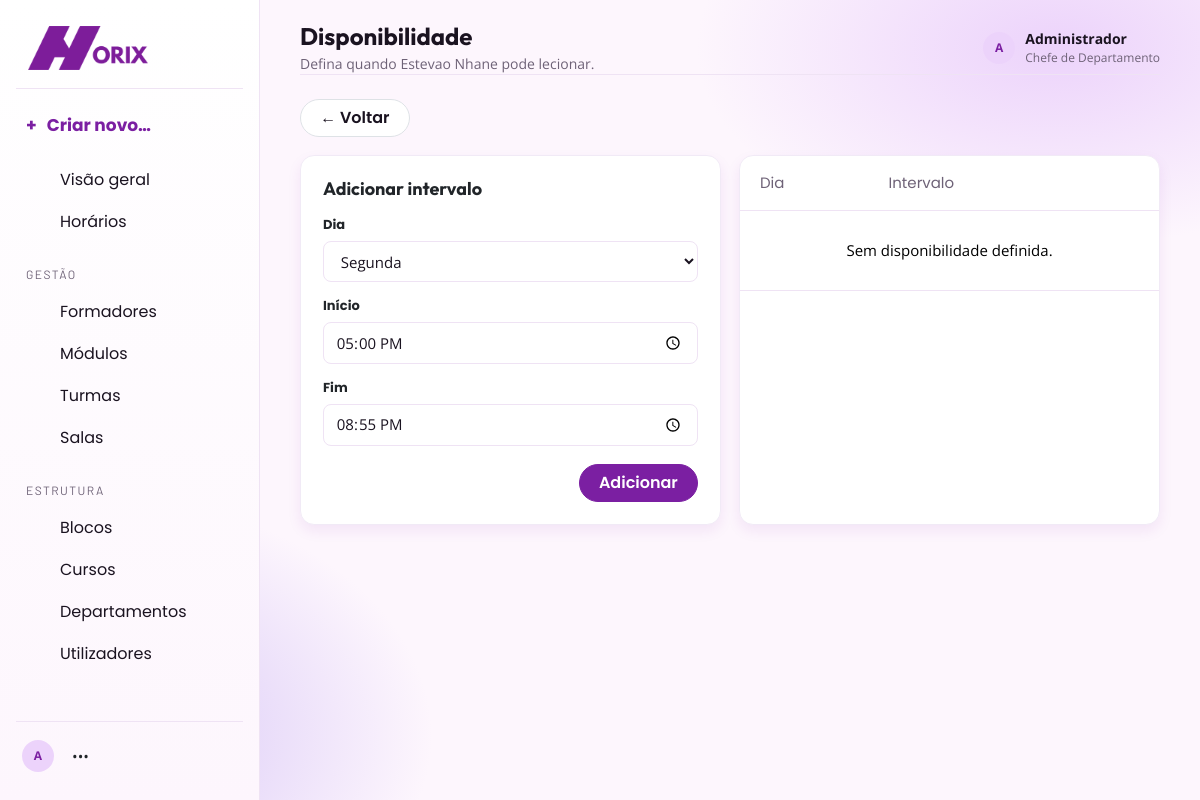
Screenshot of /View/html-php/Disponibilidade.php?id=4 (signed in) with the database file from the repository.
### tables this page shows
CREATE TABLE `utilizador` (
  `id_utilizador` int(11) NOT NULL,
  `nome` varchar(100) NOT NULL,
  `email` varchar(120) NOT NULL,
  `senha` varchar(255) NOT NULL,
  `perfil` enum('Chefe de Departamento','Formador') NOT NULL,
  `ativo` tinyint(1) NOT NULL DEFAULT 1,
  `criado_em` timestamp NOT NULL DEFAULT current_timestamp()
);

### Conexao/Conexao.php (called while the page is built, shortened)
<?php
function db(): mysqli
{
    static $con;
    if ($con instanceof mysqli) {
        return $con;
    }
    $con = new mysqli('localhost', 'root', '', 'gestao_horarios', "3306");
    $con->set_charset('utf8mb4');
    return $con;
}

### bootstrap.php (the view, shortened to what this page needs)
<?php
require_once __DIR__ . '/Conexao/Conexao.php';
function e($v): string
{
    return htmlspecialchars((string) $v, ENT_QUOTES, 'UTF-8');
}
function page_acl(): array
{
    $todos = [PERFIL_CHEFE, PERFIL_FORMADOR];
    $chefe = [PERFIL_CHEFE];
    return [
        'TelaPrincipal.php' => $todos,
        'GerarHorario.php' => $todos,
        'HorarioPDF.php' => $chefe,
        'Formador.php' => $chefe,
        'FormadorModulos.php' => $chefe,
        'Disponibilidade.php' => $chefe,
        'Modulo.php' => $chefe,
        'Turma.php' => $chefe,
        'Sala.php' => $chefe,
        'Bloco.php' => $chefe,
        'Curso.php' => $chefe,
        'Departamento.php' => $chefe,
        'Utilizador.php' => $chefe,
    ];
}
function logged(): bool
{
    return !empty($_SESSION['user']);
}
function refresh_session_user(): void
{
    static $done = false;
    if ($done || !logged()) {
        return;
    }
    $u = one(
        'SELECT id_utilizador,nome,email,perfil FROM utilizador WHERE id_utilizador=? AND ativo=1',
        'i',
        (int) ($_SESSION['user']['id'] ?? 0)
    );
}
function require_login(): void
{
    refresh_session_user();
}
function user(): array
{
    return $_SESSION['user'] ?? [];
}
function perfil(): string
{
    return (string) (user()['perfil'] ?? '');
}
function is_chefe(): bool
{
    return logged() && perfil() === PERFIL_CHEFE;
}
function can_manage(): bool
{
    return is_chefe();
}
function can_access(string $file): bool
{
    $acl = page_acl();
    return !isset($acl[$file]) || in_array(perfil(), $acl[$file], true);
}
function enforce_page_access(): void
{
    require_login();
}
function rows(string $sql, string $types = '', ...$args): array
{
    $st = db()->prepare($sql);
    if ($types) {
        $st->bind_param($types, ...$args);
    }
    $st->execute();
    $r = $st->get_result();
    return $r ? $r->fetch_all(MYSQLI_ASSOC) : [];
}
function one(string $sql, string $types = '', ...$args): ?array
{
    $a = rows($sql, $types, ...$args);
    return $a[0] ?? null;
}
function active(string $file): string
{
    return basename($_SERVER['PHP_SELF']) === $file ? 'active' : '';
}
function icon(string $name, int $size = 18): string
{
    $paths = [
        'dashboard' => '<rect x="3" y="3" width="7" height="7" rx="1"/><rect x="14" y="3" width="7" height="7" rx="1"/><rect x="3" y="14" width="7" height="7" rx="1"/><rect x="14" y="14" width="7" height="7" rx="1"/>',
        'calendar' => '<rect x="3" y="4" width="18" height="17" rx="2"/><path d="M16 2v4M8 2v4M3 10h18"/>',
        'plan' => '<path d="M4 5h16M4 12h16M4 19h10"/><circle cx="17" cy="19" r="3"/>',
        'users' => '<path d="M16 21v-2a4 4 0 0 0-4-4H6a4 4 0 0 0-4 4v2"/><circle cx="9" cy="7" r="4"/><path d="M22 21v-2a4 4 0 0 0-3-3.87M16 3.13a4 4 0 0 1 0 7.75"/>',
        'book' => '<path d="M4 5.5A2.5 2.5 0 0 1 6.5 3H20v16H6.5A2.5 2.5 0 0 0 4 21.5z"/><path d="M4 5.5v16M8 7h8M8 11h8"/>',
        'school' => '<path d="m3 9 9-5 9 5-9 5z"/><path d="M7 12v5c3 2 7 2 10 0v-5M21 10v6"/>',
        'room' => '<path d="M4 21V5a2 2 0 0 1 2-2h12a2 2 0 0 1 2 2v16"/><path d="M9 21v-5h6v5M8 7h2M14 7h2M8 11h2M14 11h2"/>',
        'building' => '<path d="M4 21V4h12v17M16 9h4v12M8 8h4M8 12h4M8 16h4"/>',
        'book-open' => '<path d="M3 5a2 2 0 0 1 2-2h6v17H5a2 2 0 0 0-2 2zM21 5a2 2 0 0 0-2-2h-6v17h6a2 2 0 0 1 2 2z"/>',
        'user' => '<circle cx="12" cy="8" r="4"/><path d="M4 21a8 8 0 0 1 16 0"/>',
        'logout' => '<path d="M10 17l5-5-5-5M15 12H3"/><path d="M14 3h5a2 2 0 0 1 2 2v14a2 2 0 0 1-2 2h-5"/>',
        'sun' => '<circle cx="12" cy="12" r="4"/><path d="M12 2v2M12 20v2M4.93 4.93l1.41 1.41M17.66 17.66l1.41 1.41M2 12h2M20 12h2M4.93 19.07l1.41-1.41M17.66 6.34l1.41-1.41"/>',
        'moon' => '<path d="M21 12.8A8.5 8.5 0 1 1 11.2 3 6.7 6.7 0 0 0 21 12.8z"/>',
    ];
    $body = $paths[$name] ?? $paths['dashboard'];
    return '<svg class="icon-svg" width="' . $size . '" height="' . $size . '" viewBox="0 0 24 24" fill="none" stroke="currentColor" stroke-width="1.9" stroke-linecap="round" stroke-linejoin="round" aria-hidden="true">' . $body . '</svg>';
}
function nav_all(): array
{
    return [
        ['', [
            ['TelaPrincipal.php', 'Visão geral', 'dashboard'],
            ['GerarHorario.php', 'Horários', 'calendar'],
        ]],
        ['Gestão', [
            ['Formador.php', 'Formadores', 'users'],
            ['Modulo.php', 'Módulos', 'book'],
            ['Turma.php', 'Turmas', 'school'],
            ['Sala.php', 'Salas', 'room'],
        ]],
        ['Estrutura', [
            ['Bloco.php', 'Blocos', 'building'],
            ['Curso.php', 'Cursos', 'book-open'],
            ['Departamento.php', 'Departamentos', 'building'],
            ['Utilizador.php', 'Utilizadores', 'user'],
        ]],
    ];
}
function nav(): array
{
    $menu = [];
    foreach (nav_all() as $secao) {
        $itens = array_values(array_filter($secao[1], fn($n) => can_access($n[0])));
        if ($itens) {
            $menu[] = [$secao[0], $itens];
        }
    }
    return $menu;
}
function layout_start(string $title, string $subtitle = ''): void
{
    $tabs = $GLOBALS['_tabs'] ?? [];
    $u = user();
    $inicial = e(strtoupper(substr($u['nome'] ?? 'U', 0, 1)));
?>
    <!doctype html>
    <html lang="pt">
    <head>
        <link rel="stylesheet" href="../css/bootstrap.min.css">
        <link rel="stylesheet" href="../css/app.css">
    </head>
    <body>
        <aside class="sidebar">
        <div class="brand">
            <img src="../img/horix.png" alt="Horix - Gestão de Horários">
        </div>
        <?php if (can_manage()): ?>
            <div class="dropdown">
                <a class="create-new" href="#" role="button" data-bs-toggle="dropdown" aria-expanded="false">
                    <span>+</span> Criar novo…
                </a>
            </div>
        <?php endif; ?>
        <nav>
            <?php foreach (nav() as $secao): ?>
                <?php if ($secao[0] !== ''): ?>
                    <div class="nav-title"><?= e(mb_strtoupper($secao[0])) ?></div>
                <?php endif; ?>
                <?php foreach ($secao[1] as $n): ?>
                    <a class="nav-link <?= active($n[0]) ?>" href="<?= $n[0] ?>">
                        <span class="nav-icon"><?= icon($n[2], 20) ?></span>
                        <span><?= $n[1] ?></span>
                    </a>
                <?php endforeach; ?>
            <?php endforeach; ?>
        </nav>
        <div class="sidebar-bottom dropup">
            <div class="user-row">
                <div class="avatar"><?= $inicial ?></div>
                <a href="#" class="text-body px-2" data-bs-toggle="dropdown" aria-label="Opções">•••</a>
            </div>
        </div>
        </aside>
        <main class="main">
            <header class="topbar">
                <div class="title-wrap">
                    <div>
                        <h1><?= e($title) ?></h1>
                        <?php if ($subtitle && !$tabs): ?>
                            <p><?= e($subtitle) ?></p>
                        <?php endif; ?>
                    </div>
                </div>
                <div class="profile">
                    <div class="avatar"><?= $inicial ?></div>
                    <div>
                        <strong><?= e($u['nome'] ?? 'Utilizador') ?></strong>
                        <small><?= e($u['perfil'] ?? '') ?></small>
                    </div>
                </div>
            </header>
            <section class="content">
            <?php
        }
        function layout_end(): void
        {
            ?>
            </section>
        </main>
    </body>
    </html>
<?php
        }
enforce_page_access();

### View/css/app.css (style rules this page uses)
:root { --bg: #fdf6fd; --surface: #fff; --soft: #f6ecf8; --text: #1a1320; --muted: #6e6277; --line: #efe3f4; --brand: #7b1fa2; --brand-d: #5e1580; --brand-soft: #f1e1f7; --c1: #ecd3fb; --c2: #d5bddb; --c3: #d6c4f6; --bs-primary: #7b1fa2; --bs-primary-rgb: 123, 31, 162; --bs-link-color: #7b1fa2; }
body { background: var(--bg); color: var(--text); font-family: Inter, "Segoe UI", system-ui, Arial, sans-serif; font-size: 15px; }
a { text-decoration: none; }
.sidebar { position: fixed; inset: 0 auto 0 0; width: 260px; background: var(--bg); border-right: 1px solid var(--line); padding: 22px 16px; display: flex; flex-direction: column; overflow: auto; z-index: 5; }
.brand { display: flex; align-items: center; gap: 12px; padding: 4px 12px 18px; border-bottom: 1px solid var(--line); margin-bottom: 16px; }
.brand img { display: block; height: 44px; width: auto; max-width: 100%; }
.create-new { display: flex; align-items: center; gap: 10px; padding: 8px 10px; color: var(--brand); font-weight: 700; font-size: 17px; margin-bottom: 12px; }
.nav-title { font-size: 12px; letter-spacing: 0.12em; color: var(--muted); margin: 22px 10px 8px; }
.nav-link { display: flex; align-items: center; gap: 12px; padding: 9px 12px; border-radius: 8px; color: var(--text); font-size: 16px; }
.nav-icon { display: inline-flex; }
.sidebar-bottom { margin-top: auto; border-top: 1px solid var(--line); padding-top: 12px; }
.user-row { display: flex; align-items: center; gap: 10px; padding: 6px; }
.avatar { width: 32px; height: 32px; border-radius: 50%; background: #fbe6d3; color: #c26a1a; display: grid; place-items: center; font-weight: 700; font-size: 12px; flex: none; }
.main { margin-left: 260px; min-height: 100vh; }
.topbar { display: flex; justify-content: space-between; align-items: center; padding: 22px 40px 0; gap: 24px; }
.topbar h1 { font-size: 24px; font-weight: 800; margin: 0; }
.topbar p { margin: 2px 0 0; color: var(--muted); font-size: 14px; }
.title-wrap { display: flex; align-items: baseline; gap: 8px; flex: 1; }
.profile { display: flex; align-items: center; gap: 10px; font-size: 14px; }
.profile small { display: block; color: var(--muted); font-size: 12px; }
.content { padding: 24px 40px 40px; border-top: 1px solid var(--line); margin: 0 40px; padding-left: 0; padding-right: 0; }
body { font-family: "Open Sans", "Segoe UI", system-ui, sans-serif; background: radial-gradient(ellipse 30% 25% at 88% 6%, #ecd3fb 0, transparent 100%), radial-gradient(ellipse 28% 30% at 8% 92%, #d6c4f6 0, transparent 100%), var(--bg); background-attachment: fixed; }
h1, h2, h3, .topbar h1, .promo h3 { font-family: "Outfit", "Segoe UI", sans-serif; font-weight: 700; }
.btn, .badge, .nav-link, .create-new, .field label, .table th { font-family: "Poppins", "Segoe UI", sans-serif; }
.sidebar { background: linear-gradient(180deg, var(--surface), var(--bg)); }
.nav-title, .tabs-bar a { font-family: "Barlow", "Segoe UI", sans-serif; }
.nav-link { border-radius: 12px; }
.avatar { background: var(--c1); color: var(--brand); }

### rows the page displays
utilizador: nome "A", nome "Administrador", perfil "Chefe de Departamento"

### other values shown
$n[1] "Visão geral"
$n[1] "Horários"
mb_strtoupper($secao[0]) "GESTÃO"
$n[1] "Formadores"
$n[1] "Módulos"
$n[1] "Turmas"
$n[1] "Salas"
mb_strtoupper($secao[0]) "ESTRUTURA"
$n[1] "Blocos"
$n[1] "Cursos"
$n[1] "Departamentos"
$n[1] "Utilizadores"
$title "Disponibilidade"
$subtitle "Defina quando Estevao Nhane pode lecionar."
